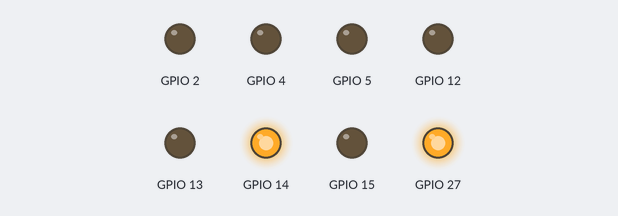
Recording of a program running on a simulated ESP32. Parts: output pins drawn as LEDs (lit = HIGH). What the program prints to the serial monitor is not drawn.

Above: at 5.11 s.
At 5.77 s:
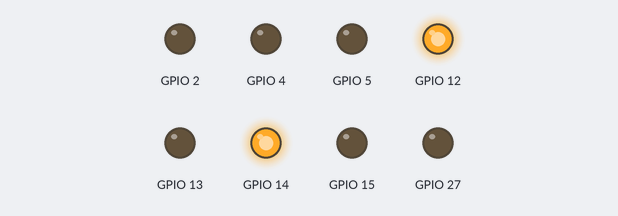
At 6.4 s:
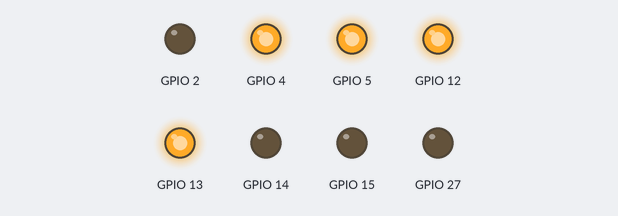
At 7.93 s:
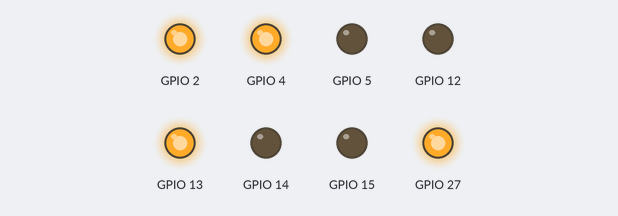
At 9.44 s:
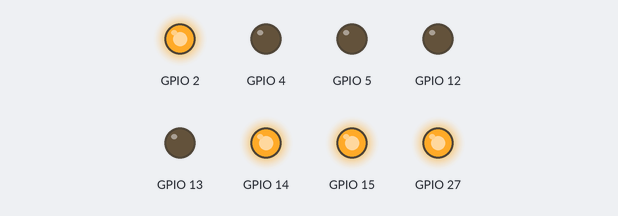
At 10.93 s:
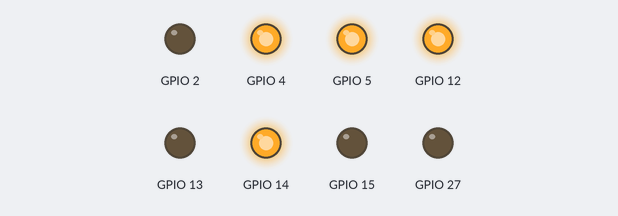
Timing chart, 0 to 11.2 s (numbered marks = the images above):
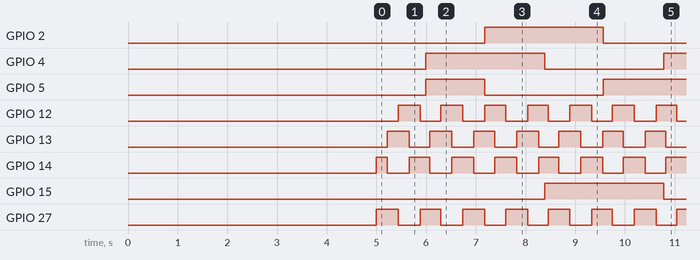

Measured:
- by itself, GPIO 2, GPIO 4, GPIO 15: alternates HIGH for 2.4 s and LOW for 2.4 s
- by itself, GPIO 5: repeats every 4.8 s: LOW 2.4 s, HIGH 2.4 s
- by itself, GPIO 12, GPIO 13, GPIO 27: alternates HIGH for 0.44 s and LOW for 0.44 s
- by itself, GPIO 14: repeats every 0.85 s: LOW 0.44 s, HIGH 0.41 s

The program:

main.cpp
```cpp
#include "Stepper.h"
#include <Arduino.h>
#include <math.h>
#include "Canvas.h"

Stepper *motor1;
Stepper *motor2;
Canvas *canvas;

int countTarget = 0;
int currentCount = 0;

int currentDraw = -1;
Point points[] = {{48.5, 11}, {48.5, 12}, {24, 12}, {16, 22}, {24, 44}, {48.5, 70}, {71, 44}, {80, 22}, {71, 12}, {48.5, 12}, {48.5, 11}};

bool shouldChangeMovement()
{
  if (currentCount >= countTarget)
  {
    currentCount = 0;
    return true;
  }
  else
  {
    currentCount++;
    return false;
  }
}

Lengths currentP;

void updateCanvas()
{

  if (currentDraw < 361 && shouldChangeMovement())
  {

    // double move[2] = {0, 0};
    // bool hasMove = canvas->nextMove(move);

    // if (hasMove)
    // {

    Lengths lengths = canvas->getCircleLengths({48.5, 35}, 20, currentDraw);

    // int time1 = motor1->getTimeToMove(move[0]);
    // int time2 = motor2->getTimeToMove(move[1]);

    int time1 = motor1->getTimeToMove(lengths.a - currentP.a);
    int time2 = motor2->getTimeToMove(lengths.b - currentP.b);

    float speed1 = 1;
    float speed2 = 1;

    if (time1 > time2)
    {
      speed2 = float(time2) / float(time1);
      countTarget = time1;
    }
    else
    {
      speed1 = float(time1) / float(time2);
      countTarget = time2;
    }

    motor1->setSpeed(speed1);
    motor2->setSpeed(speed2);

    // motor1->move(move[0]);
    // motor2->move(move[1]);
    motor1->move(lengths.a - currentP.a);
    motor2->move(lengths.b - currentP.b);
    currentDraw++;
    currentP = lengths;
  }
  else
  {
    // currentDraw++;
    // Serial.print("currentDraw: ");
    // Serial.println(currentDraw);
    // canvas->draw(points[currentDraw]);
    // currentCount = countTarget;
  }
  // }
}

void setup()
{
  Serial.begin(9600); // opens serial port, sets data rate to 115200 bps
  delay(5000);
  motor1 = new Stepper(13, 12, 14, 27);
  motor2 = new Stepper(15, 2, 4, 5);

  motor1->invertRotation();
  motor2->invertRotation();

  canvas = new Canvas(97, 73);
  canvas->setPosition({48.5, 11});
  currentP = canvas->pointToLengths({48.5, 11});
}

void loop()
{

  motor1->update();
  motor2->update();
  updateCanvas();
  delayMicroseconds(1);
}
```

Canvas.cpp
```cpp
#include "Canvas.h"
#include <Arduino.h>

double squared(double x)
{
	return x * x;
}

Lengths Canvas::pointToLengths(Point p)
{
	double a = sqrt(squared(p.x) + squared(p.y));
	double b = sqrt(squared(this->width - p.x) + squared(p.y));

	return Lengths{a, b};
}

void Canvas::draw(Point target)
{
	double dist = sqrt(squared(target.x - position.x) + squared(target.y - position.y));
	int moves = dist / CANVA_RES;

	double distX = target.x - position.x;
	double distY = target.y - position.y;

	double diffX = distX / moves;
	double diffY = distY / moves;

	size = moves;
	it = 0;

	Lengths lastLen = pointToLengths(position);

	for (int i = 1; i <= size; i++)
	{
		Point p = {position.x + diffX * i, position.y + diffY * i};
		Lengths newLen = pointToLengths(p);

		m1[i - 1] = newLen.a - lastLen.a;
		m2[i - 1] = newLen.b - lastLen.b;

		lastLen = newLen;
	}

	position.x = target.x;
	position.y = target.y;
}

bool Canvas::nextMove(double move[2])
{
	if (it < size)
	{
		move[0] = m1[it];
		move[1] = m2[it];
		it++;
		return true;
	}
	return false;
}

void Canvas::setPosition(Point position)
{
	this->position.x = position.x;
	this->position.y = position.y;
}

Lengths Canvas::getCircleLengths(Point center, double radius, double angle)
{
	double x = center.x + radius * cos(angle * M_PI / 180);
	double y = center.y + radius * sin(angle * M_PI / 180);

	Serial.print("currentDraw: ");
	Serial.println(x);
	Serial.println(y);
	return pointToLengths({x, y});
}
```

Canvas.h
```cpp
#ifndef Canvas_h
#define Canvas_h

// #define CANVA_RES 0.0141421
#define CANVA_RES 1.41421
#define CANVA_MAX_SIZE 1000

typedef struct Point
{
	double x;
	double y;
} Point;

typedef struct Lengths
{
	double a;
	double b;
} Lenghts;

class Canvas
{
private:
	double height;
	double width;
	int it = 0;
	int size = 0;

	double m1[CANVA_MAX_SIZE];
	double m2[CANVA_MAX_SIZE];

	Point position;

	int currentAngle = 0;

public:
	Lengths pointToLengths(Point p);
	Canvas(double w, double h) : width(w), height(h){};
	void setPosition(Point position);
	void draw(Point target);
	bool nextMove(double move[2]);
	Lengths getCircleLengths(Point center, double radius, double angle);
};

#endif
```

Stepper.cpp
```cpp
#include "stepper.h"
#include <Arduino.h>

Stepper::Stepper(int pinA, int pinB, int pinC, int pinD) : PIN_A(pinA), PIN_B(pinB), PIN_C(pinC), PIN_D(pinD)
{
  pinMode(PIN_A, OUTPUT);
  pinMode(PIN_B, OUTPUT);
  pinMode(PIN_C, OUTPUT);
  pinMode(PIN_D, OUTPUT);
}

int Stepper::deg2step(double angle)
{
  return abs(angle) * STEPS_PER_REVOLUTION / 360;
}

double Stepper::length2deg(double length)
{
  return 360 * abs(length) / (2 * PI * PULLEY_RADIUS);
}

void Stepper::move(double length)
{
  double angle = length2deg(length);
  stepCountTarget = deg2step(angle);
  currentDirection = length > 0 ? COUNTER_CLOCKWISE : CLOCKWISE;
  stepCount = 0;
  stepIntervalCount = STEP_DELAY;
}

int Stepper::rotate(double angle)
{
  stepCountTarget = deg2step(angle);
  currentDirection = angle > 0 ? COUNTER_CLOCKWISE : CLOCKWISE;
  stepCount = 0;
  stepIntervalCount = STEP_DELAY;

  return stepCountTarget * STEP_DELAY;
}

bool Stepper::shouldMove()
{
  return stepCount < stepCountTarget;
}

bool Stepper::shouldChangeCoilCombination()
{
  if (stepIntervalCount >= STEP_DELAY / speed)
  {
    stepIntervalCount = 0;
    return true;
  }
  else
  {
    stepIntervalCount++;
    return false;
  }
}

void Stepper::changeCoilCombination()
{
  switch (currentCoilCombination)
  {
  case 0: // AB
    digitalWrite(PIN_A, LOW);
    digitalWrite(PIN_B, LOW);
    digitalWrite(PIN_C, HIGH);
    digitalWrite(PIN_D, HIGH);
    break;

  case 1: // BC
    digitalWrite(PIN_A, HIGH);
    digitalWrite(PIN_B, LOW);
    digitalWrite(PIN_C, LOW);
    digitalWrite(PIN_D, HIGH);
    break;
  case 2: // CD
    digitalWrite(PIN_A, HIGH);
    digitalWrite(PIN_B, HIGH);
    digitalWrite(PIN_C, LOW);
    digitalWrite(PIN_D, LOW);
    break;
  case 3: // DA
    digitalWrite(PIN_A, LOW);
    digitalWrite(PIN_B, HIGH);
    digitalWrite(PIN_C, HIGH);
    digitalWrite(PIN_D, LOW);
    break;
  }
  currentCoilCombination += currentDirection * directionInverter;

  if (currentCoilCombination > 3)
    currentCoilCombination = 0;
  else if (currentCoilCombination < 0)
    currentCoilCombination = 3;
}

void Stepper::update()
{
  if (shouldMove() && shouldChangeCoilCombination())
  {
    stepCount++;
    changeCoilCombination();
  }
}

void Stepper::invertRotation()
{
  directionInverter = -directionInverter;
}

void Stepper::setSpeed(double speed)
{
  this->speed = speed;
}

int Stepper::getTimeToMove(double length)
{
  int numberOfSteps = deg2step(length2deg(length));
  return numberOfSteps * STEP_DELAY;
}
```

Stepper.h
```cpp
#ifndef Stepper_h
#define Stepper_h

#define CLOCKWISE 1
#define COUNTER_CLOCKWISE -1

class Stepper
{
private:
  static const int STEPS_PER_REVOLUTION = 2052;
  static const int STEP_DELAY = 250;
  static constexpr const double PULLEY_RADIUS = 0.6; // 1.6; // Em cm

  const int PIN_A;
  const int PIN_B;
  const int PIN_C;
  const int PIN_D;

  int stepIntervalCount = 0;
  int stepCountTarget = 0;
  int stepCount = 0;
  // 0 = AB, 1 = BC, 2 = CD, 3 = DA
  int currentCoilCombination = 0;
  // 1 = CLOCKWISE, -1 = COUNTER_CLOCKWISE
  int currentDirection = 0;

  // 1 = DEFAULT, -1 = INVERTED_ROTATION
  int directionInverter = 1;
  double speed = 1;

private:
  bool shouldMove();
  bool shouldChangeCoilCombination();
  void changeCoilCombination();
  int deg2step(double angle);
  double length2deg(double length);

public:
  Stepper(int pinA, int pinB, int pinC, int pinD);
  void invertRotation();
  // speed must be between 0 and 1
  void setSpeed(double speed);
  void move(double length);
  int rotate(double angle);
  void update();
  int getTimeToMove(double length);
};

#endif
```

WebServer.cpp
```cpp
// #include <WiFi.h>
// #include <Arduino.h>


// const char* ssid = "Jorge";
// const char* password = "123321";

// // Set web server port number to 80
// WiFiServer server(80);

// // Variable to store the HTTP request
// String header;

// // Auxiliar variables to store the current output state
// String output26State = "off";
// String output27State = "off";

// // Assign output variables to GPIO pins
// const int output26 = 26;
// const int output27 = 27;

// // Current time
// unsigned long currentTime = millis();
// // Previous time
// unsigned long previousTime = 0;
// // Define timeout time in milliseconds (example: 2000ms = 2s)
// const long timeoutTime = 2000;

// void setup() {
//   Serial.begin(115200);
//   // Initialize the output variables as outputs
//   pinMode(output26, OUTPUT);
//   pinMode(output27, OUTPUT);
//   // Set outputs to LOW
//   digitalWrite(output26, LOW);
//   digitalWrite(output27, LOW);

//   // Connect to Wi-Fi network with SSID and password
//   Serial.print("Connecting to ");
//   Serial.println(ssid);
//   WiFi.begin(ssid, password); //TODO: change to softAP
//   while (WiFi.status() != WL_CONNECTED) {
//     delay(500);
//     Serial.print(".");
//   }
//   // Print local IP address and start web server
//   Serial.println("");
//   Serial.println("WiFi connected.");
//   Serial.println("IP address: ");
//   Serial.println(WiFi.localIP());
//   server.begin();
// }

// void loop(){
//   WiFiClient client = server.available();   // Listen for incoming clients

//   if (client) {                             // If a new client connects,
//     currentTime = millis();
//     previousTime = currentTime;
//     Serial.println("New Client.");          // print a message out in the serial port
//     String currentsLine = "";                // make a String to hold incoming data from the client
//     while (client.connected() && currentTime - previousTime <= timeoutTime) {  // loop while the client's connected
//       currentTime = millis();
//       if (client.available()) {             // if there's bytes to read from the client,
//         char c = client.read();             // read a byte, then
//         Serial.write(c);                    // print it out the serial monitor
//         header += c;
//         if (c == '\n') {                    // if the byte is a newline character
//           // if the current line is blank, you got two newline characters in a row.
//           // that's the end of the client HTTP request, so send a response:
//           if (currentLine.length() == 0) {
//             // HTTP headers always start with a response code (e.g. HTTP/1.1 200 OK)
//             // and a content-type so the client knows what's coming, then a blank line:
//             client.println("HTTP/1.1 200 OK");
//             client.println("Content-type:text/html");
//             client.println("Connection: close");
//             client.println();

//             // turns the GPIOs on and off
//             if (header.indexOf("GET /26/on") >= 0) {
//               Serial.println("GPIO 26 on");
//               output26State = "on";
//               digitalWrite(output26, HIGH);
//             } else if (header.indexOf("GET /26/off") >= 0) {
//               Serial.println("GPIO 26 off");
//               output26State = "off";
//               digitalWrite(output26, LOW);
//             } else if (header.indexOf("GET /27/on") >= 0) {
//               Serial.println("GPIO 27 on");
//               output27State = "on";
//               digitalWrite(output27, HIGH);
//             } else if (header.indexOf("GET /27/off") >= 0) {
//               Serial.println("GPIO 27 off");
//               output27State = "off";
//               digitalWrite(output27, LOW);
//             }

//             // Display the HTML web page
//             client.println("<!DOCTYPE html><html>");
//             client.println("<head><meta name=\"viewport\" content=\"width=device-width, initial-scale=1\">");
//             client.println("<link rel=\"icon\" href=\"data:,\">");
//             // CSS to style the on/off buttons
//             // Feel free to change the background-color and font-size attributes to fit your preferences
//             client.println("<style>html { font-family: Helvetica; display: inline-block; margin: 0px auto; text-align: center;}");
//             client.println(".button { background-color: #4CAF50; border: none; color: white; padding: 16px 40px;");
//             client.println("text-decoration: none; font-size: 30px; margin: 2px; cursor: pointer;}");
//             client.println(".button2 {background-color: #555555;}</style></head>");

//             // Web Page Heading
//             client.println("<body><h1>ESP32 Web Server</h1>");

//             // Display current state, and ON/OFF buttons for GPIO 26
//             client.println("<p>GPIO 26 - State " + output26State + "</p>");
//             // If the output26State is off, it displays the ON button
//             if (output26State=="off") {
//               client.println("<p><a href=\"/26/on\"><button class=\"button\">ON</button></a></p>");
//             } else {
//               client.println("<p><a href=\"/26/off\"><button class=\"button button2\">OFF</button></a></p>");
//             }

//             // Display current state, and ON/OFF buttons for GPIO 27
//             client.println("<p>GPIO 27 - State " + output27State + "</p>");
//             // If the output27State is off, it displays the ON button
//             if (output27State=="off") {
//               client.println("<p><a href=\"/27/on\"><button class=\"button\">ON</button></a></p>");
//             } else {
//               client.println("<p><a href=\"/27/off\"><button class=\"button button2\">OFF</button></a></p>");
//             }
//             client.println("</body></html>");

//             // The HTTP response ends with another blank line
//             client.println();
//             // Break out of the while loop
//             break;
//           } else { // if you got a newline, then clear currentLine
//             currentLine = "";
//           }
//         } else if (c != '\r') {  // if you got anything else but a carriage return character,
//           currentLine += c;      // add it to the end of the currentLine
//         }
//       }
//     }
//     // Clear the header variable
//     header = "";
//     // Close the connection
//     client.stop();
//     Serial.println("Client disconnected.");
//     Serial.println("");
//   }
// }
```
